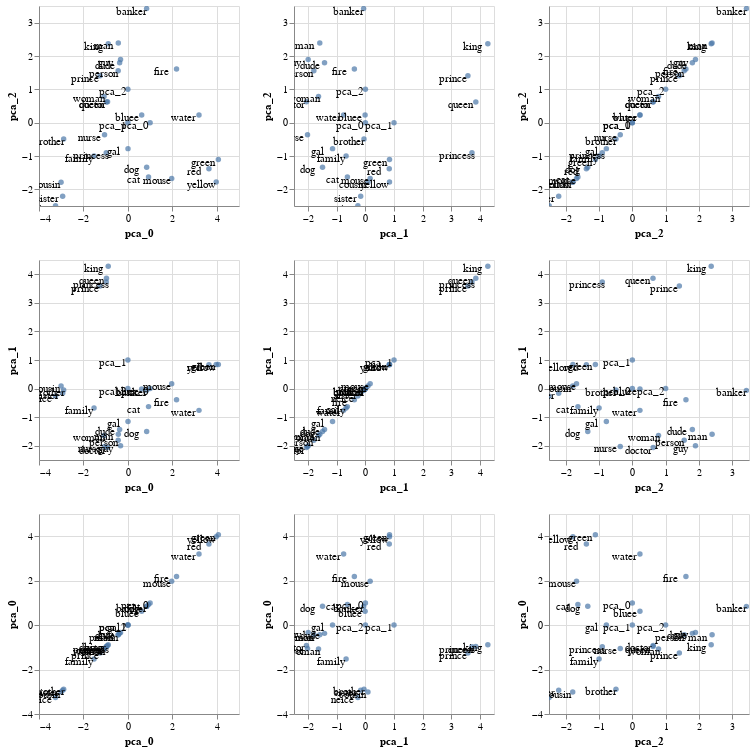

The notebook cell this image was saved under:
### Markdown cell above
But why go with only two plots when you can have an entire matrix?

### Code cell
pca_emb.plot_interactive_matrix('pca_0', 'pca_1', 'pca_2')

### Figure 1 — Vega-Lite specification as saved in the notebook (floating-point values rounded to 4 significant figures)
{"config": {"view": {"continuousWidth": 400, "continuousHeight": 300}}, "repeat": {"column": ["pca_0", "pca_1", "pca_2"], "row": ["pca_2", "pca_1", "pca_0"]}, "spec": {"layer": [{"mark": "circle", "encoding": {"text": {"type": "nominal", "field": "original"}, "tooltip": [{"type": "nominal", "field": "name"}, {"type": "nominal", "field": "original"}], "x": {"type": "quantitative", "field": {"repeat": "column"}}, "y": {"type": "quantitative", "field": {"repeat": "row"}}}, "selection": {"selector010": {"type": "interval", "bind": "scales", "encodings": ["x", "y"]}}}, {"mark": {"type": "text", "color": "black", "dx": -15, "dy": 3}, "encoding": {"text": {"type": "nominal", "field": "original"}, "tooltip": [{"type": "nominal", "field": "name"}, {"type": "nominal", "field": "original"}], "x": {"type": "quantitative", "field": {"repeat": "column"}}, "y": {"type": "quantitative", "field": {"repeat": "row"}}}}], "data": {"name": "data-335f918d25926b7a6cd416df85d7d2ed"}, "height": 200, "width": 200}, "$schema": "https://vega.github.io/schema/vega-lite/v4.0.2.json", "datasets": {"data-335f918d25926b7a6cd416df85d7d2ed": [{"pca_0": -1.254, "pca_1": 3.587, "pca_2": 1.41, "name": "Emb.pca_3()[prince]", "original": "prince"}, {"pca_0": -0.9741, "pca_1": 3.729, "pca_2": -0.9015, "name": "Emb.pca_3()[princess]", "original": "princess"}, {"pca_0": -1.05, "pca_1": -2.027, "pca_2": -0.3621, "name": "Emb.pca_3()[nurse]", "original": "nurse"}, {"pca_0": -0.9151, "pca_1": -2.064, "pca_2": 0.626, "name": "Emb.pca_3()[doctor]", "original": "doctor"}, {"pca_0": 0.843, "pca_1": -0.06273, "pca_2": 3.423, "name": "Emb.pca_3()[banker]", "original": "banker"}, {"pca_0": -0.4313, "pca_1": -1.598, "pca_2": 2.393, "name": "Emb.pca_3()[man]", "original": "man"}, {"pca_0": -1.073, "pca_1": -1.642, "pca_2": 0.7856, "name": "Emb.pca_3()[woman]", "original": "woman"}, {"pca_0": -3.007, "pca_1": 0.08845, "pca_2": -1.788, "name": "Emb.pca_3()[cousin]", "original": "cousin"}, {"pca_0": -3.256, "pca_1": -0.2641, "pca_2": -2.496, "name": "Emb.pca_3()[neice]", "original": "neice"}, {"pca_0": -0.8844, "pca_1": 4.284, "pca_2": 2.366, "name": "Emb.pca_3()[king]", "original": "king"}, {"pca_0": -0.9638, "pca_1": 3.863, "pca_2": 0.6199, "name": "Emb.pca_3()[queen]", "original": "queen"}, {"pca_0": -0.3714, "pca_1": -1.431, "pca_2": 1.801, "name": "Emb.pca_3()[dude]", "original": "dude"}, {"pca_0": -0.3302, "pca_1": -2.004, "pca_2": 1.894, "name": "Emb.pca_3()[guy]", "original": "guy"}, {"pca_0": 0.005235, "pca_1": -1.151, "pca_2": -0.779, "name": "Emb.pca_3()[gal]", "original": "gal"}, {"pca_0": 2.189, "pca_1": -0.3875, "pca_2": 1.608, "name": "Emb.pca_3()[fire]", "original": "fire"}, {"pca_0": 0.8451, "pca_1": -1.501, "pca_2": -1.336, "name": "Emb.pca_3()[dog]", "original": "dog"}, {"pca_0": 0.9291, "pca_1": -0.6315, "pca_2": -1.633, "name": "Emb.pca_3()[cat]", "original": "cat"}, {"pca_0": 1.972, "pca_1": 0.1653, "pca_2": -1.675, "name": "Emb.pca_3()[mouse]", "original": "mouse"}, {"pca_0": 3.646, "pca_1": 0.834, "pca_2": -1.379, "name": "Emb.pca_3()[red]", "original": "red"}, {"pca_0": 0.6217, "pca_1": -0.01161, "pca_2": 0.2289, "name": "Emb.pca_3()[bluee]", "original": "bluee"}, {"pca_0": 4.071, "pca_1": 0.8429, "pca_2": -1.108, "name": "Emb.pca_3()[green]", "original": "green"}, {"pca_0": 3.974, "pca_1": 0.8421, "pca_2": -1.783, "name": "Emb.pca_3()[yellow]", "original": "yellow"}, {"pca_0": 3.199, "pca_1": -0.7631, "pca_2": 0.2275, "name": "Emb.pca_3()[water]", "original": "water"}, {"pca_0": -0.437, "pca_1": -1.806, "pca_2": 1.556, "name": "Emb.pca_3()[person]", "original": "person"}, {"pca_0": -1.523, "pca_1": -0.6767, "pca_2": -0.9982, "name": "Emb.pca_3()[family]", "original": "family"}, {"pca_0": -2.889, "pca_1": -0.05042, "pca_2": -0.4908, "name": "Emb.pca_3()[brother]", "original": "brother"}, {"pca_0": -2.936, "pca_1": -0.1657, "pca_2": -2.209, "name": "Emb.pca_3()[sister]", "original": "sister"}, {"pca_0": 1.0, "pca_1": 0.0, "pca_2": 0.0, "name": "Emb.pca_3()[pca_0]", "original": "pca_0"}, {"pca_0": 0.0, "pca_1": 1.0, "pca_2": 0.0, "name": "Emb.pca_3()[pca_1]", "original": "pca_1"}, {"pca_0": 0.0, "pca_1": 0.0, "pca_2": 1.0, "name": "Emb.pca_3()[pca_2]", "original": "pca_2"}]}}
